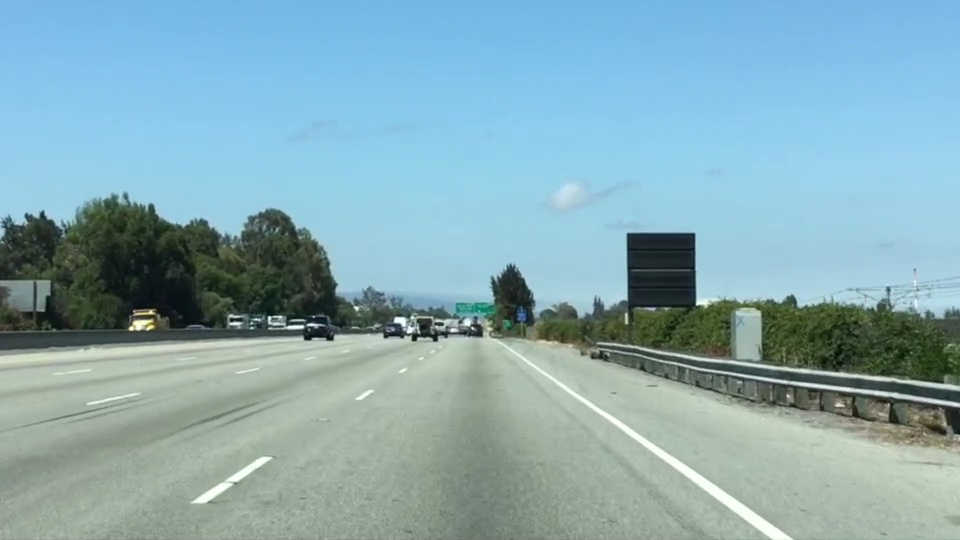
#> input picture Term1_Week1/test.jpg, 960 x 540 px
$ python Quiz2_ColorRegion.py
#> lines starting #> are read from the running program, lines starting #| are printed output that depends on the picture; after the words box and inside, x2 and y2 are one past the last pixel; in counts of white or black regions, pixels touching at a corner belong together
import matplotlib.pyplot as plt
import matplotlib.image as mpimg
import numpy as np

# Read in the image and print out some stats
# Note: in the previous example we were reading a .jpg
# Here we read a .png and convert to 0,255 bytescale
image = mpimg.imread('test.jpg')
#> image is the input picture: shape (540, 960, 3); mean R, G, B 135.5, 171.1, 179.2

# Grab the x and y size and make a copy of the image
ysize = image.shape[0]
#> ysize = 540
xsize = image.shape[1]
#> xsize = 960
color_select = np.copy(image)
line_image = np.copy(image)

# Define color selection criteria
# MODIFY THESE VARIABLES TO MAKE YOUR COLOR SELECTION
red_threshold = 200
green_threshold = 20
blue_threshold = 200

rgb_threshold = [red_threshold, green_threshold, blue_threshold]

# Define the vertices of a triangular mask.
# Keep in mind the origin (x=0, y=0) is in the upper left
# MODIFY THESE VALUES TO ISOLATE THE REGION
# WHERE THE LANE LINES ARE IN THE IMAGE
# Vertices for a triangle region
#           . [400, 0]
#
#
#  . [0,539]        .[900,300]
left_bottom = [50, ysize]
#> left_bottom = [50, 540]
right_bottom = [950, ysize]
#> right_bottom = [950, 540]
apex = [0.5*xsize, 0.5*ysize]
#> apex = [480, 270]

# Create a line using the above three vertices

# Perform a linear fit (y=Ax+B) to each of the three sides of the triangle

# np.polyfit(arrayofX, arrayofY, degree)
# np.poly1d and np.linspace
# returns the coefficients [A, B] of the fit

#
fit_left = np.polyfit((left_bottom[0], apex[0]), (left_bottom[1], apex[1]), 1)
#> fit_left = [-0.628, 571.4]
fit_right = np.polyfit((right_bottom[0], apex[0]), (right_bottom[1], apex[1]), 1)
#> fit_right = [0.574, -5.74]
fit_bottom = np.polyfit((left_bottom[0], right_bottom[0]), (left_bottom[1], right_bottom[1]), 1)
#> fit_bottom = [-5.04e-17, 540]

# Perform a "bitwise or" to mask pixels below the threshold
color_thresholds = (image[:, :, 0] < rgb_threshold[0]) | \
                   (image[:, :, 1] < rgb_threshold[1]) | \
                   (image[:, :, 2] < rgb_threshold[2])
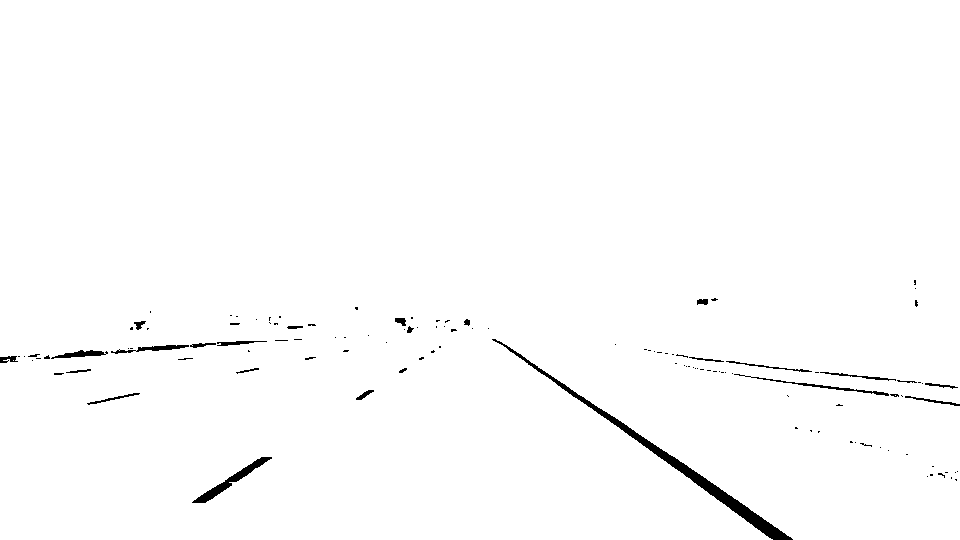
#> color_thresholds: shape (540, 960) bool; 98.9% white; 121 black regions (95 under 20 px), largest, box (x1, y1, x2, y2) and area: (492, 339, 793, 540) 2493, (192, 457, 272, 503) 624, (734, 374, 889, 396) 302

# Find the region inside the lines
XX, YY = np.meshgrid(np.arange(0, xsize), np.arange(0, ysize))
region_thresholds = (YY > (XX * fit_left[0] + fit_left[1])) & \
                    (YY > (XX * fit_right[0] + fit_right[1])) & \
                    (YY < (XX * fit_bottom[0] + fit_bottom[1]))

# Mask color and region selection
color_select[color_thresholds | ~region_thresholds] = [0, 0, 0]
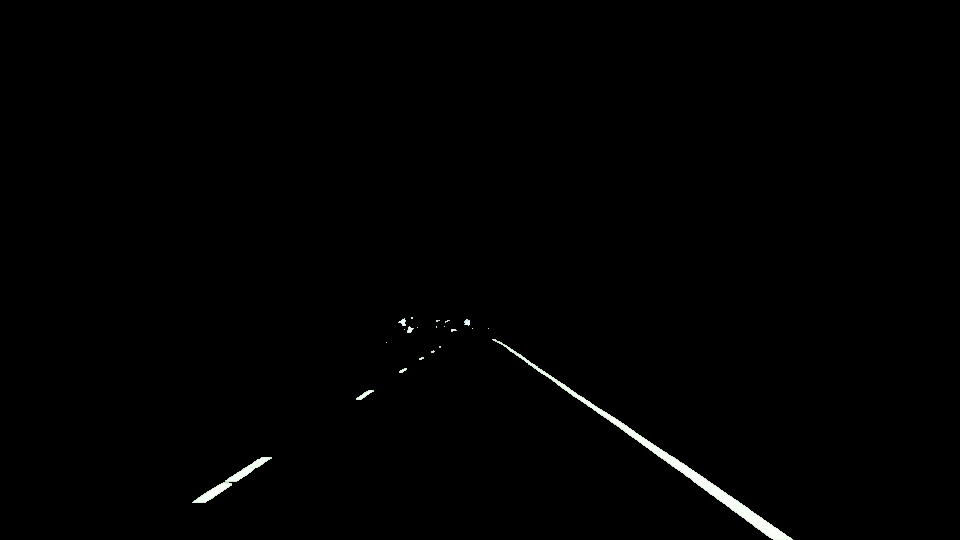
#> color_select: shape (540, 960, 3); mean R, G, B 1.5, 1.6, 1.5
# Color pixels red where both color and region selections met
line_image[~color_thresholds & region_thresholds] = [255, 0, 0]
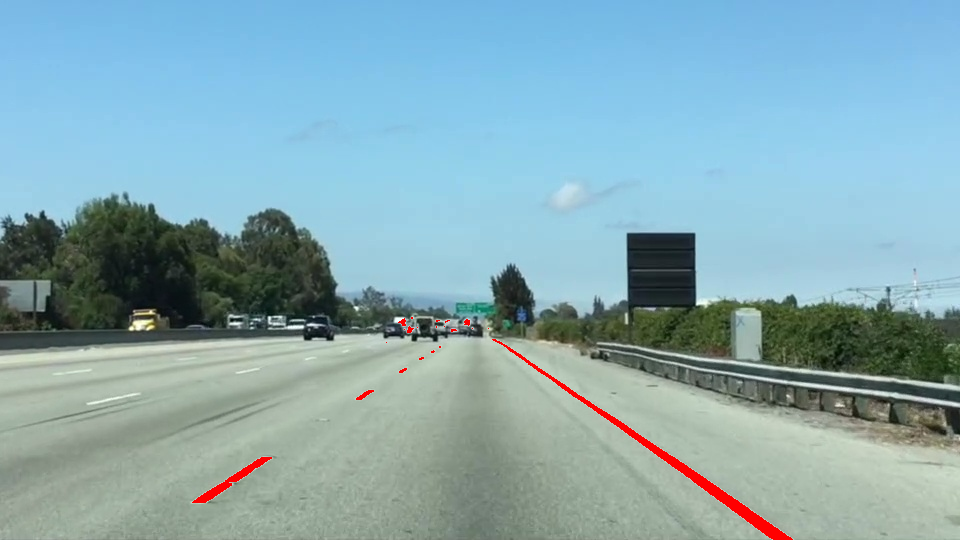
#> line_image: shape (540, 960, 3); 0.65% of pixels changed, all inside (x1, y1, x2, y2) = (192, 317, 793, 540)

# Display the image and show region and color selections
plt.imshow(image)
x = [left_bottom[0], right_bottom[0], apex[0], left_bottom[0]]
y = [left_bottom[1], right_bottom[1], apex[1], left_bottom[1]]

plt.plot(x, y, 'b--', lw=3)
plt.imshow(color_select)
# plt.imshow(line_image)
plt.show()
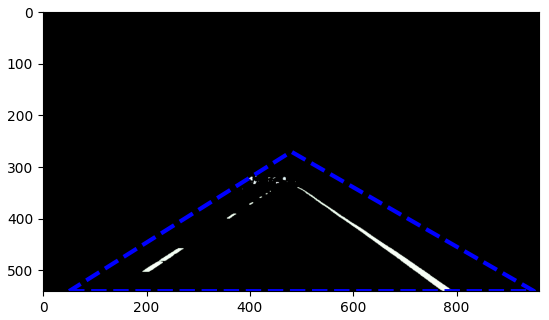
#> figure drawn by matplotlib, 1 panel
